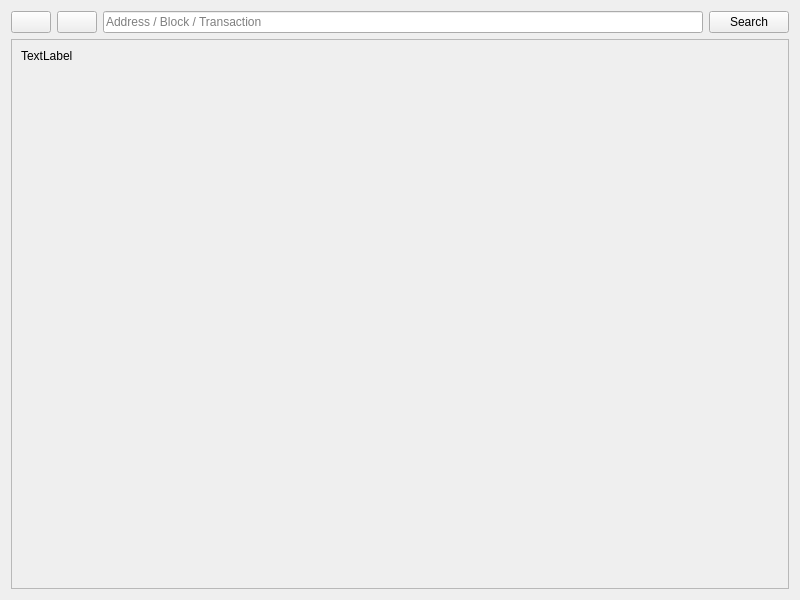
<?xml version="1.0" encoding="UTF-8"?>
<ui version="4.0">
 <class>BlockExplorer</class>
 <widget class="QWidget" name="BlockExplorer">
  <property name="geometry">
   <rect>
    <x>0</x>
    <y>0</y>
    <width>800</width>
    <height>600</height>
   </rect>
  </property>
  <property name="windowTitle">
   <string>Blockchain Explorer</string>
  </property>
  <layout class="QVBoxLayout" name="verticalLayout_2">
   <item>
    <layout class="QVBoxLayout" name="verticalLayout">
     <item>
      <layout class="QHBoxLayout" name="horizontalLayout">
       <property name="sizeConstraint">
        <enum>QLayout::SetMinimumSize</enum>
       </property>
       <item>
        <widget class="QPushButton" name="back">
         <property name="text">
          <string/>
         </property>
         <property name="icon">
          <iconset>
           <normaloff>:/icons/back</normaloff>:/icons/back</iconset>
         </property>
         <property name="flat">
          <bool>false</bool>
         </property>
        </widget>
       </item>
       <item>
        <widget class="QPushButton" name="forward">
         <property name="text">
          <string/>
         </property>
         <property name="icon">
          <iconset>
           <normaloff>:/icons/forward</normaloff>:/icons/forward</iconset>
         </property>
        </widget>
       </item>
       <item>
        <widget class="QLineEdit" name="searchBox">
         <property name="sizePolicy">
          <sizepolicy hsizetype="Expanding" vsizetype="Fixed">
           <horstretch>5</horstretch>
           <verstretch>0</verstretch>
          </sizepolicy>
         </property>
         <property name="minimumSize">
          <size>
           <width>0</width>
           <height>0</height>
          </size>
         </property>
         <property name="inputMask">
          <string/>
         </property>
         <property name="text">
          <string/>
         </property>
         <property name="placeholderText">
          <string>Address / Block / Transaction</string>
         </property>
        </widget>
       </item>
       <item>
        <widget class="QPushButton" name="pushSearch">
         <property name="sizePolicy">
          <sizepolicy hsizetype="Minimum" vsizetype="Fixed">
           <horstretch>0</horstretch>
           <verstretch>0</verstretch>
          </sizepolicy>
         </property>
         <property name="minimumSize">
          <size>
           <width>0</width>
           <height>0</height>
          </size>
         </property>
         <property name="maximumSize">
          <size>
           <width>16777215</width>
           <height>16777215</height>
          </size>
         </property>
         <property name="text">
          <string>Search</string>
         </property>
         <property name="autoDefault">
          <bool>false</bool>
         </property>
         <property name="default">
          <bool>false</bool>
         </property>
         <property name="flat">
          <bool>false</bool>
         </property>
        </widget>
       </item>
      </layout>
     </item>
     <item>
      <widget class="QScrollArea" name="scrollArea">
       <property name="widgetResizable">
        <bool>true</bool>
       </property>
       <widget class="QWidget" name="scrollAreaWidgetContents">
        <property name="geometry">
         <rect>
          <x>0</x>
          <y>0</y>
          <width>778</width>
          <height>543</height>
         </rect>
        </property>
        <layout class="QHBoxLayout" name="horizontalLayout_2">
         <item>
          <widget class="QLabel" name="content">
           <property name="sizePolicy">
            <sizepolicy hsizetype="Preferred" vsizetype="Expanding">
             <horstretch>0</horstretch>
             <verstretch>0</verstretch>
            </sizepolicy>
           </property>
           <property name="text">
            <string>TextLabel</string>
           </property>
           <property name="textFormat">
            <enum>Qt::RichText</enum>
           </property>
           <property name="alignment">
            <set>Qt::AlignLeading|Qt::AlignLeft|Qt::AlignTop</set>
           </property>
           <property name="textInteractionFlags">
            <set>Qt::LinksAccessibleByMouse|Qt::TextSelectableByMouse</set>
           </property>
          </widget>
         </item>
        </layout>
       </widget>
      </widget>
     </item>
    </layout>
   </item>
  </layout>
 </widget>
 <resources>
  <include location="../kore.qrc"/>
 </resources>
 <connections/>
</ui>
